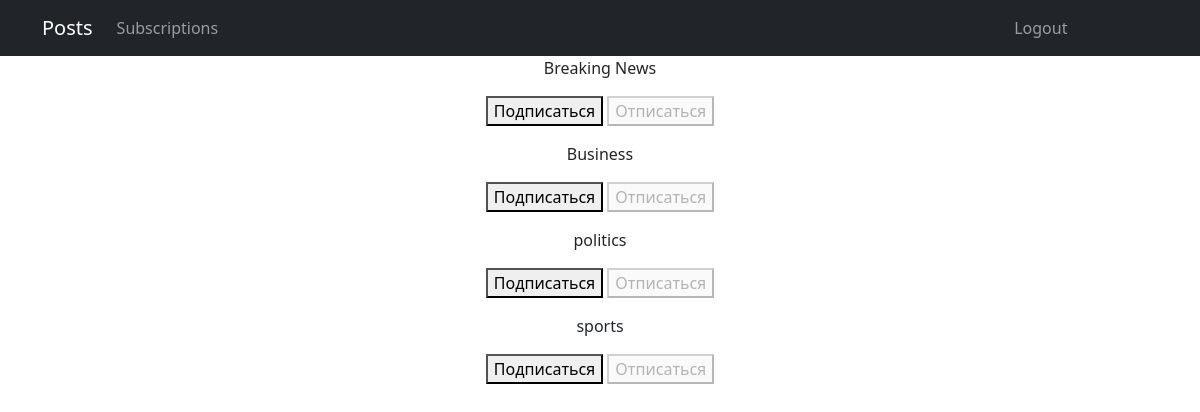
Screenshot of /subscriptions/ (signed in) with the database file from the repository.
### news/models.py (models this page shows, shortened)
class Category(models.Model):
    category_name = models.CharField(unique=True, max_length=255,)

### news/views.py (the view, shortened to what this page needs)
# urls.py: path('subscriptions/', subscriptions)
@login_required
@csrf_protect
def subscriptions(request):
    categories_with_subscriptions = Category.objects.annotate(
        user_subscribed=Exists(
            Subscriber.objects.filter(
                user=request.user,
                category=OuterRef('pk'),
            )
        )
    ).order_by('category_name')
    return render(request, 'subscriptions.html', {'categories': categories_with_subscriptions},)

### templates/subscriptions.html (shortened to what this page needs)
{% extends 'flatpages/default.html' %}
{% block content %}
    {% for category in categories  %}
        <p>
            {{ category.category_name }}
            <form method="post">
                {% if category.user_subscribed %}
                    <button disabled>Подписаться</button>
                    <button name="action" value="unsubscribe">Отписаться</button>
                {% else %}
                    <button name="action" value="subscribe">Подписаться</button>
                    <button disabled>Отписаться</button>
                {% endif %}
            </form>
        </p>
    {% endfor %}
{% endblock content %}

### rows the page displays
Category: category_name "Breaking News", shows "Подписаться"
Category: category_name "Business", shows "Подписаться"
Category: category_name "politics", shows "Подписаться"
Category: category_name "sports", shows "Подписаться"
